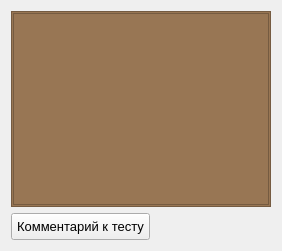
          <widget class="QWidget" name="tab_optionalTests_resolution">
           <attribute name="title">
            <string>Тест на разрешающую способность</string>
           </attribute>
           <layout class="QVBoxLayout" name="verticalLayout_22">
            <item>
             <widget class="QFrame" name="frame_chartResolution">
              <property name="autoFillBackground">
               <bool>false</bool>
              </property>
              <property name="styleSheet">
               <string notr="true">background-color: rgb(152, 118, 84);</string>
              </property>
              <property name="frameShape">
               <enum>QFrame::Shape::StyledPanel</enum>
              </property>
              <property name="frameShadow">
               <enum>QFrame::Shadow::Raised</enum>
              </property>
              <layout class="QVBoxLayout" name="verticalLayout_30">
               <property name="spacing">
                <number>3</number>
               </property>
               <property name="leftMargin">
                <number>1</number>
               </property>
               <property name="topMargin">
                <number>1</number>
               </property>
               <property name="rightMargin">
                <number>1</number>
               </property>
               <property name="bottomMargin">
                <number>1</number>
               </property>
               <item>
                <widget class="MyChart" name="Chart_resolution"/>
               </item>
              </layout>
             </widget>
            </item>
            <item>
             <layout class="QHBoxLayout" name="horizontalLayout_5">
              <property name="spacing">
               <number>20</number>
              </property>
              <item>
               <widget class="QPushButton" name="pushButton_commentResolutionTest">
                <property name="maximumSize">
                 <size>
                  <width>150</width>
                  <height>16777215</height>
                 </size>
                </property>
                <property name="font">
                 <font>
                  <family>Segoe UI</family>
                  <pointsize>10</pointsize>
                 </font>
                </property>
                <property name="styleSheet">
                 <string notr="true">padding: 5px 5px;</string>
                </property>
                <property name="text">
                 <string>Комментарий к тесту</string>
                </property>
               </widget>
              </item>
              <item>
               <widget class="QLabel" name="label_resolution_stepsPreview">
                <property name="font">
                 <font>
                  <family>Segoe UI</family>
                  <pointsize>12</pointsize>
                 </font>
                </property>
                <property name="text">
                 <string/>
                </property>
               </widget>
              </item>
              <item>
               <widget class="QLabel" name="label_resolution_pointsPreview">
                <property name="font">
                 <font>
                  <family>Segoe UI</family>
                  <pointsize>12</pointsize>
                 </font>
                </property>
                <property name="text">
                 <string/>
                </property>
               </widget>
              </item>
             </layout>
            </item>
           </layout>
          </widget>
